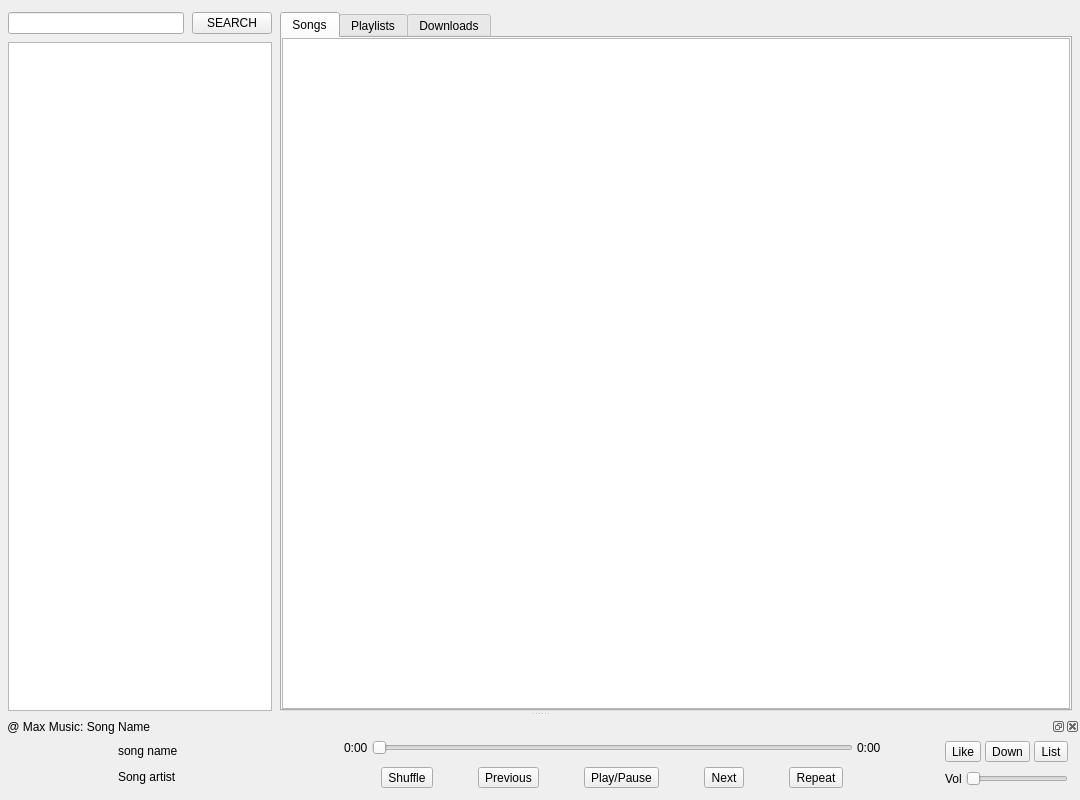
<?xml version="1.0" encoding="UTF-8"?>
<ui version="4.0">
 <class>MainWindow</class>
 <widget class="QMainWindow" name="MainWindow">
  <property name="geometry">
   <rect>
    <x>0</x>
    <y>0</y>
    <width>1080</width>
    <height>800</height>
   </rect>
  </property>
  <property name="minimumSize">
   <size>
    <width>1080</width>
    <height>800</height>
   </size>
  </property>
  <property name="windowTitle">
   <string>Max Music</string>
  </property>
  <property name="windowIcon">
   <iconset>
    <normaloff>app-icon.png</normaloff>app-icon.png</iconset>
  </property>
  <widget class="QWidget" name="centralwidget">
   <layout class="QVBoxLayout" name="verticalLayout_6">
    <property name="leftMargin">
     <number>8</number>
    </property>
    <property name="topMargin">
     <number>12</number>
    </property>
    <property name="rightMargin">
     <number>8</number>
    </property>
    <property name="bottomMargin">
     <number>0</number>
    </property>
    <item>
     <layout class="QHBoxLayout" name="horizontalLayout_3" stretch="1,3">
      <property name="spacing">
       <number>8</number>
      </property>
      <item>
       <layout class="QVBoxLayout" name="verticalLayout" stretch="0,0">
        <property name="spacing">
         <number>8</number>
        </property>
        <property name="sizeConstraint">
         <enum>QLayout::SetMinAndMaxSize</enum>
        </property>
        <property name="leftMargin">
         <number>0</number>
        </property>
        <property name="rightMargin">
         <number>0</number>
        </property>
        <item>
         <layout class="QHBoxLayout" name="horizontalLayout" stretch="3,1">
          <item>
           <widget class="QLineEdit" name="search_yt_lineedit"/>
          </item>
          <item>
           <widget class="QPushButton" name="search_yt_button">
            <property name="text">
             <string>SEARCH</string>
            </property>
           </widget>
          </item>
         </layout>
        </item>
        <item>
         <widget class="QListWidget" name="search_yt_list">
          <property name="minimumSize">
           <size>
            <width>0</width>
            <height>0</height>
           </size>
          </property>
          <property name="maximumSize">
           <size>
            <width>16777215</width>
            <height>16777215</height>
           </size>
          </property>
         </widget>
        </item>
       </layout>
      </item>
      <item>
       <widget class="QTabWidget" name="tabWidget">
        <property name="statusTip">
         <string>All Songs</string>
        </property>
        <property name="currentIndex">
         <number>0</number>
        </property>
        <widget class="QWidget" name="tab_songs">
         <property name="statusTip">
          <string>Songs</string>
         </property>
         <attribute name="title">
          <string>Songs</string>
         </attribute>
         <layout class="QVBoxLayout" name="verticalLayout_2">
          <property name="spacing">
           <number>0</number>
          </property>
          <property name="leftMargin">
           <number>0</number>
          </property>
          <property name="topMargin">
           <number>0</number>
          </property>
          <property name="rightMargin">
           <number>0</number>
          </property>
          <property name="bottomMargin">
           <number>0</number>
          </property>
          <item>
           <widget class="QTableView" name="tableView"/>
          </item>
         </layout>
        </widget>
        <widget class="QWidget" name="tab_playlists">
         <property name="statusTip">
          <string>Playlists</string>
         </property>
         <attribute name="title">
          <string>Playlists</string>
         </attribute>
         <layout class="QVBoxLayout" name="verticalLayout_4">
          <property name="spacing">
           <number>0</number>
          </property>
          <property name="leftMargin">
           <number>0</number>
          </property>
          <property name="topMargin">
           <number>0</number>
          </property>
          <property name="rightMargin">
           <number>0</number>
          </property>
          <property name="bottomMargin">
           <number>0</number>
          </property>
          <item>
           <widget class="QListWidget" name="listWidget"/>
          </item>
         </layout>
        </widget>
        <widget class="QWidget" name="tab_downloads">
         <property name="statusTip">
          <string>Downloads</string>
         </property>
         <property name="accessibleName">
          <string/>
         </property>
         <attribute name="title">
          <string>Downloads</string>
         </attribute>
         <layout class="QVBoxLayout" name="verticalLayout_3">
          <property name="spacing">
           <number>0</number>
          </property>
          <property name="leftMargin">
           <number>0</number>
          </property>
          <property name="topMargin">
           <number>0</number>
          </property>
          <property name="rightMargin">
           <number>0</number>
          </property>
          <property name="bottomMargin">
           <number>0</number>
          </property>
          <item>
           <widget class="QTableView" name="tableView_2"/>
          </item>
         </layout>
        </widget>
       </widget>
      </item>
     </layout>
    </item>
   </layout>
  </widget>
  <widget class="QDockWidget" name="music_player_widget">
   <property name="floating">
    <bool>false</bool>
   </property>
   <property name="features">
    <set>QDockWidget::AllDockWidgetFeatures</set>
   </property>
   <property name="allowedAreas">
    <set>Qt::BottomDockWidgetArea</set>
   </property>
   <property name="windowTitle">
    <string> @ Max Music: Song Name</string>
   </property>
   <attribute name="dockWidgetArea">
    <number>8</number>
   </attribute>
   <widget class="QWidget" name="dockWidgetContents_2">
    <layout class="QHBoxLayout" name="horizontalLayout_2" stretch="4,8,1">
     <property name="spacing">
      <number>64</number>
     </property>
     <property name="leftMargin">
      <number>12</number>
     </property>
     <property name="topMargin">
      <number>4</number>
     </property>
     <property name="rightMargin">
      <number>12</number>
     </property>
     <property name="bottomMargin">
      <number>12</number>
     </property>
     <item>
      <layout class="QHBoxLayout" name="song_info_hl" stretch="3,5">
       <property name="spacing">
        <number>8</number>
       </property>
       <item>
        <widget class="QLabel" name="song_icon_label">
         <property name="text">
          <string/>
         </property>
        </widget>
       </item>
       <item>
        <layout class="QVBoxLayout" name="verticalLayout_5">
         <property name="spacing">
          <number>4</number>
         </property>
         <item>
          <widget class="QLabel" name="song_name_label">
           <property name="text">
            <string>song name</string>
           </property>
          </widget>
         </item>
         <item>
          <widget class="QLabel" name="song_artist_label">
           <property name="text">
            <string>Song artist</string>
           </property>
          </widget>
         </item>
        </layout>
       </item>
      </layout>
     </item>
     <item>
      <layout class="QVBoxLayout" name="all_controls_vl">
       <property name="spacing">
        <number>12</number>
       </property>
       <item>
        <layout class="QHBoxLayout" name="song_progress_hl" stretch="0,0,0">
         <property name="spacing">
          <number>4</number>
         </property>
         <item>
          <widget class="QLabel" name="current_time_label">
           <property name="text">
            <string>0:00</string>
           </property>
          </widget>
         </item>
         <item>
          <widget class="QSlider" name="progress_bar_slider">
           <property name="orientation">
            <enum>Qt::Horizontal</enum>
           </property>
          </widget>
         </item>
         <item>
          <widget class="QLabel" name="end_time_label">
           <property name="text">
            <string>0:00</string>
           </property>
          </widget>
         </item>
        </layout>
       </item>
       <item>
        <layout class="QHBoxLayout" name="control_btns_hl">
         <property name="spacing">
          <number>8</number>
         </property>
         <item>
          <widget class="QToolButton" name="shuffle_btn">
           <property name="text">
            <string>Shuffle</string>
           </property>
          </widget>
         </item>
         <item>
          <widget class="QToolButton" name="toolButton_2">
           <property name="text">
            <string>Previous</string>
           </property>
          </widget>
         </item>
         <item>
          <widget class="QToolButton" name="play_pause_btn">
           <property name="text">
            <string>Play/Pause</string>
           </property>
          </widget>
         </item>
         <item>
          <widget class="QToolButton" name="next_btn">
           <property name="text">
            <string>Next</string>
           </property>
          </widget>
         </item>
         <item>
          <widget class="QToolButton" name="repeat_btn">
           <property name="text">
            <string>Repeat</string>
           </property>
          </widget>
         </item>
        </layout>
       </item>
      </layout>
     </item>
     <item>
      <layout class="QVBoxLayout" name="all_options_vl">
       <property name="spacing">
        <number>8</number>
       </property>
       <item>
        <layout class="QHBoxLayout" name="options_hl">
         <property name="spacing">
          <number>4</number>
         </property>
         <item>
          <widget class="QToolButton" name="like_btn">
           <property name="text">
            <string>Like</string>
           </property>
          </widget>
         </item>
         <item>
          <widget class="QToolButton" name="download_btn">
           <property name="text">
            <string>Down</string>
           </property>
          </widget>
         </item>
         <item>
          <widget class="QToolButton" name="playlist_btn">
           <property name="text">
            <string>List</string>
           </property>
          </widget>
         </item>
        </layout>
       </item>
       <item>
        <layout class="QHBoxLayout" name="volume_hl">
         <property name="spacing">
          <number>4</number>
         </property>
         <item>
          <widget class="QLabel" name="vol_icon_label">
           <property name="text">
            <string>Vol</string>
           </property>
          </widget>
         </item>
         <item>
          <widget class="QSlider" name="horizontalSlider">
           <property name="orientation">
            <enum>Qt::Horizontal</enum>
           </property>
          </widget>
         </item>
        </layout>
       </item>
      </layout>
     </item>
    </layout>
   </widget>
  </widget>
 </widget>
 <resources/>
 <connections/>
</ui>
